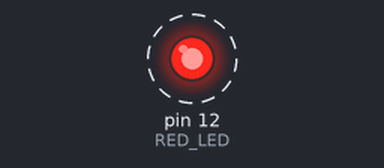
This sketch was run on a simulated Arduino Uno, built with avr-gcc and run on an emulated ATmega328P. On the bench: output pins drawn as LEDs (lit = HIGH). Dashed ring = blinking.

Above: at 0.2 s.
Timing chart, 0 to 4.6 s (numbered marks = the images above):
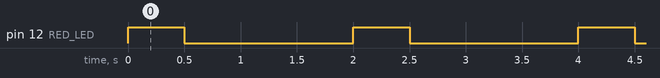

Measured:
- by itself, pin 12 (RED_LED): alternates HIGH for 0.50 s and LOW for 1.5 s

The sketch:

sheet1_Q1.ino
```cpp
const int RED_LED = 12;
void setup ()
{
  pinMode(RED_LED,OUTPUT);
}

void loop()
{
  digitalWrite(RED_LED,HIGH);
  delay(500);
  digitalWrite(RED_LED,LOW);
  delay(1500);
}
```
